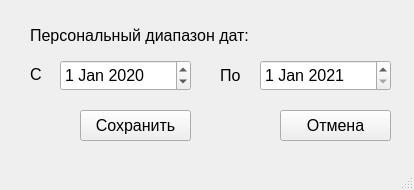
<?xml version="1.0" encoding="UTF-8"?>
<ui version="4.0">
 <class>MainWindow</class>
 <widget class="QMainWindow" name="MainWindow">
  <property name="geometry">
   <rect>
    <x>0</x>
    <y>0</y>
    <width>414</width>
    <height>190</height>
   </rect>
  </property>
  <property name="minimumSize">
   <size>
    <width>414</width>
    <height>190</height>
   </size>
  </property>
  <property name="font">
   <font>
    <pointsize>12</pointsize>
   </font>
  </property>
  <property name="windowTitle">
   <string>Изменение даты</string>
  </property>
  <widget class="QWidget" name="centralwidget">
   <widget class="QDateEdit" name="start_date">
    <property name="geometry">
     <rect>
      <x>60</x>
      <y>60</y>
      <width>131</width>
      <height>31</height>
     </rect>
    </property>
    <property name="font">
     <font>
      <pointsize>12</pointsize>
      <stylestrategy>PreferDefault</stylestrategy>
     </font>
    </property>
    <property name="wrapping">
     <bool>true</bool>
    </property>
    <property name="correctionMode">
     <enum>QAbstractSpinBox::CorrectToNearestValue</enum>
    </property>
    <property name="showGroupSeparator" stdset="0">
     <bool>true</bool>
    </property>
    <property name="currentSection">
     <enum>QDateTimeEdit::DaySection</enum>
    </property>
    <property name="date">
     <date>
      <year>2020</year>
      <month>1</month>
      <day>1</day>
     </date>
    </property>
   </widget>
   <widget class="QDateEdit" name="end_date">
    <property name="geometry">
     <rect>
      <x>260</x>
      <y>60</y>
      <width>131</width>
      <height>31</height>
     </rect>
    </property>
    <property name="date">
     <date>
      <year>2021</year>
      <month>1</month>
      <day>1</day>
     </date>
    </property>
   </widget>
   <widget class="QLabel" name="label">
    <property name="geometry">
     <rect>
      <x>30</x>
      <y>20</y>
      <width>291</width>
      <height>31</height>
     </rect>
    </property>
    <property name="text">
     <string>Персональный диапазон дат:</string>
    </property>
   </widget>
   <widget class="QLabel" name="label_2">
    <property name="geometry">
     <rect>
      <x>30</x>
      <y>59</y>
      <width>31</width>
      <height>31</height>
     </rect>
    </property>
    <property name="text">
     <string>С</string>
    </property>
   </widget>
   <widget class="QLabel" name="label_3">
    <property name="geometry">
     <rect>
      <x>220</x>
      <y>60</y>
      <width>41</width>
      <height>31</height>
     </rect>
    </property>
    <property name="text">
     <string>По</string>
    </property>
   </widget>
   <widget class="QPushButton" name="save_but">
    <property name="geometry">
     <rect>
      <x>80</x>
      <y>110</y>
      <width>111</width>
      <height>31</height>
     </rect>
    </property>
    <property name="text">
     <string>Сохранить</string>
    </property>
   </widget>
   <widget class="QPushButton" name="cancel_but">
    <property name="geometry">
     <rect>
      <x>280</x>
      <y>110</y>
      <width>111</width>
      <height>31</height>
     </rect>
    </property>
    <property name="text">
     <string>Отмена</string>
    </property>
   </widget>
  </widget>
  <widget class="QStatusBar" name="statusbar"/>
 </widget>
 <resources/>
 <connections/>
</ui>
